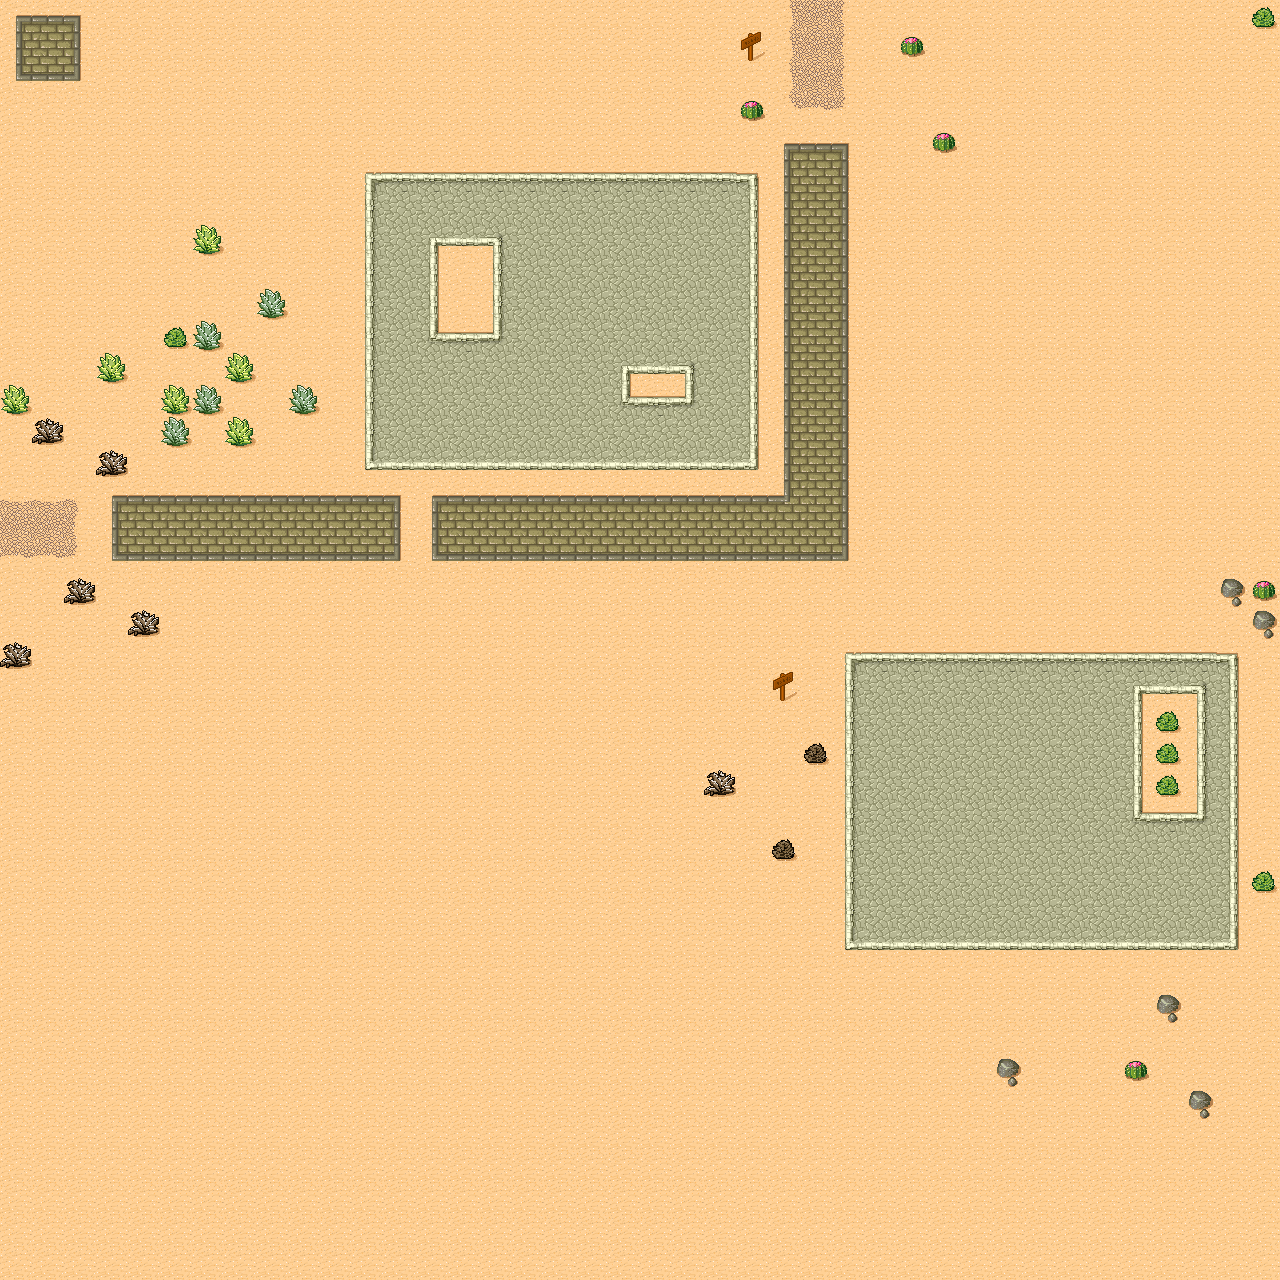

The image is a tile-based game level rendered from a .tmx file. Its description and source (layers, tilesets, objects; grid data summarised) follow:
An orthogonal 40x40 tile map with 32x32 px tiles, 1 tile layer (Ground), 2 tilesets.

<map version="1.0" orientation="orthogonal" renderorder="right-down" width="40" height="40" tilewidth="32" tileheight="32" backgroundcolor="#ff8080" nextobjectid="1">
 <tileset firstgid="1" source="desert.tsx" />
 <tileset firstgid="49" name="pc" tilewidth="64" tileheight="64">
  <image source="../textures/SaraFullSheet.png" width="832" height="1344" />
 </tileset>
 <layer name="Ground" width="40" height="40">
  <data>[1600 cells, 1600 non-empty, 40 distinct tile ids]</data>
 </layer>
</map>
